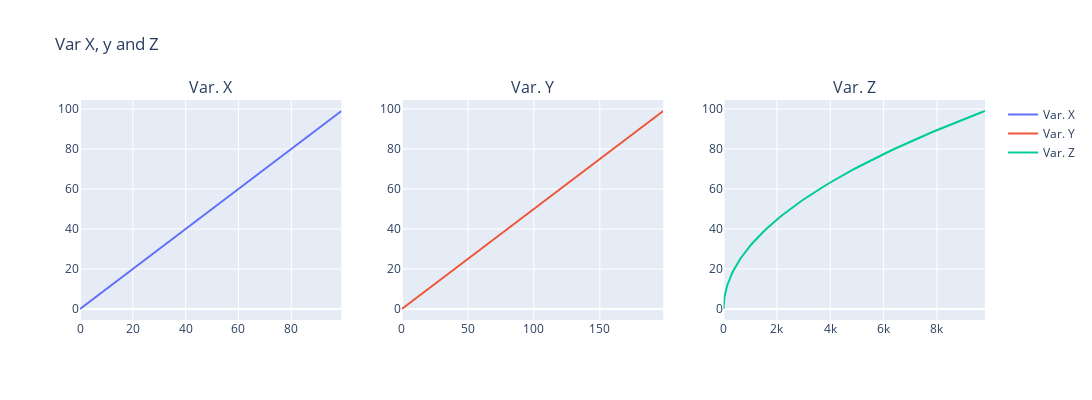

Here is the notebook cell this chart was saved with:
### Markdown cell above
#### Use your previous code but now, resize your plot.
**Hint**: Add the figsize argument in plt.subplots().

If you want, try to add a title to the plot or even axes labels. You can also play with the fontweight and fontsize of the titles and labels.

### Code cell
# your code here

fig.update_layout(height=400, width=2000, title_text="Var X, y and Z")

### Figure 1 — Plotly figure (JSON) as saved in the notebook; plotly's stock layout.template omitted (floating-point values rounded to 4 significant figures)
{"data": [{"name": "Var. X", "type": "scatter", "x": [0, 1, 2, 3, 4, 5, 6, 7, 8, 9, 10, 11, 12, 13, 14, 15, 16, 17, 18, 19, 20, 21, 22, 23, 24, 25, 26, 27, 28, 29, 30, 31, 32, 33, 34, 35, 36, 37, 38, 39, 40, 41, 42, 43, 44, 45, 46, 47, 48, 49, 50, 51, 52, 53, 54, 55, 56, 57, 58, 59, 60, 61, 62, 63, 64, 65, 66, 67, 68, 69, 70, 71, 72, 73, 74, 75, 76, 77, 78, 79, 80, 81, 82, 83, 84, 85, 86, 87, 88, 89, 90, 91, 92, 93, 94, 95, 96, 97, 98, 99], "xaxis": "x", "yaxis": "y"}, {"name": "Var. Y", "type": "scatter", "x": [0, 2, 4, 6, 8, 10, 12, 14, 16, 18, 20, 22, 24, 26, 28, 30, 32, 34, 36, 38, 40, 42, 44, 46, 48, 50, 52, 54, 56, 58, 60, 62, 64, 66, 68, 70, 72, 74, 76, 78, 80, 82, 84, 86, 88, 90, 92, 94, 96, 98, 100, 102, 104, 106, 108, 110, 112, 114, 116, 118, 120, 122, 124, 126, 128, 130, 132, 134, 136, 138, 140, 142, 144, 146, 148, 150, 152, 154, 156, 158, 160, 162, 164, 166, 168, 170, 172, 174, 176, 178, 180, 182, 184, 186, 188, 190, 192, 194, 196, 198], "xaxis": "x2", "yaxis": "y2"}, {"name": "Var. Z", "type": "scatter", "x": [0, 1, 4, 9, 16, 25, 36, 49, 64, 81, 100, 121, 144, 169, 196, 225, 256, 289, 324, 361, 400, 441, 484, 529, 576, 625, 676, 729, 784, 841, 900, 961, 1024, 1089, 1156, 1225, 1296, 1369, 1444, 1521, 1600, 1681, 1764, 1849, 1936, 2025, 2116, 2209, 2304, 2401, 2500, 2601, 2704, 2809, 2916, 3025, 3136, 3249, 3364, 3481, 3600, 3721, 3844, 3969, 4096, 4225, 4356, 4489, 4624, 4761, 4900, 5041, 5184, 5329, 5476, 5625, 5776, 5929, 6084, 6241, 6400, 6561, 6724, 6889, 7056, 7225, 7396, 7569, 7744, 7921, 8100, 8281, 8464, 8649, 8836, 9025, 9216, 9409, 9604, 9801], "xaxis": "x3", "yaxis": "y3"}], "layout": {"annotations": [{"font": {"size": 16}, "showarrow": false, "text": "Var. X", "x": 0.1444, "xanchor": "center", "xref": "paper", "y": 1, "yanchor": "bottom", "yref": "paper"}, {"font": {"size": 16}, "showarrow": false, "text": "Var. Y", "x": 0.5, "xanchor": "center", "xref": "paper", "y": 1, "yanchor": "bottom", "yref": "paper"}, {"font": {"size": 16}, "showarrow": false, "text": "Var. Z", "x": 0.8556, "xanchor": "center", "xref": "paper", "y": 1, "yanchor": "bottom", "yref": "paper"}], "height": 400, "title": {"text": "Var X, y and Z"}, "width": 2000, "xaxis": {"anchor": "y", "domain": [0, 0.2889]}, "xaxis2": {"anchor": "y2", "domain": [0.3556, 0.6444]}, "xaxis3": {"anchor": "y3", "domain": [0.7111, 1]}, "yaxis": {"anchor": "x", "domain": [0, 1]}, "yaxis2": {"anchor": "x2", "domain": [0, 1]}, "yaxis3": {"anchor": "x3", "domain": [0, 1]}}}
